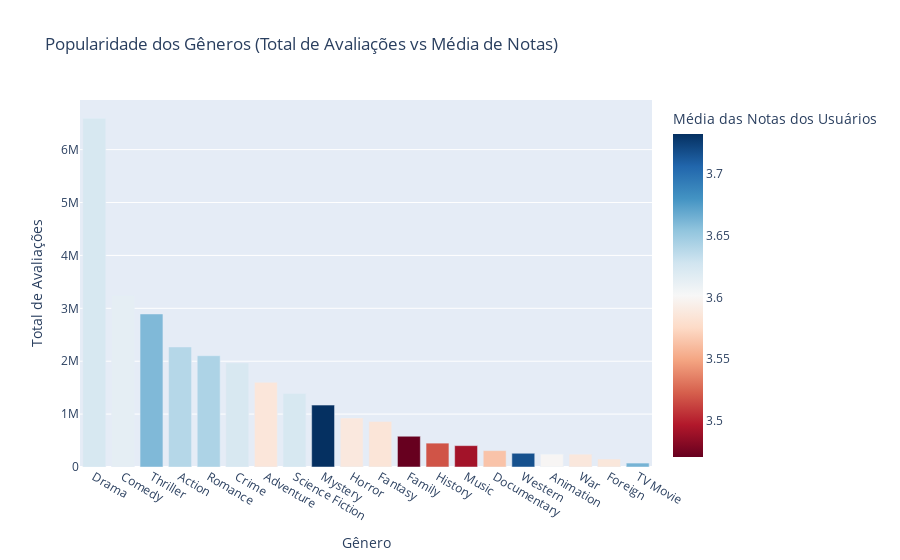

Notebook code cell kept with this figure:
### Code cell
generate_genre_popularity_chart()

### Figure 1 — Plotly figure (JSON) as saved in the notebook; plotly's stock layout.template omitted (floating-point values rounded to 4 significant figures)
{"data": [{"customdata": [[258913], [243237], [240576], [232586], [226818], [218468], [215195], [208435], [203856], [175599], [172528], [152733], [142792], [127997], [114168], [112959], [94973], [97020], [62983], [46746]], "hovertemplate": "Gênero=%{x}<br>Total de Avaliações=%{y}<br>user_count=%{customdata[0]}<br>Média das Notas dos Usuários=%{marker.color}<extra></extra>", "legendgroup": "", "marker": {"color": [3.624, 3.614, 3.66, 3.639, 3.642, 3.623, 3.586, 3.623, 3.732, 3.588, 3.584, 3.471, 3.519, 3.492, 3.564, 3.716, 3.6, 3.587, 3.586, 3.663], "coloraxis": "coloraxis", "pattern": {"shape": ""}}, "name": "", "orientation": "v", "showlegend": false, "textposition": "auto", "type": "bar", "x": ["Drama", "Comedy", "Thriller", "Action", "Romance", "Crime", "Adventure", "Science Fiction", "Mystery", "Horror", "Fantasy", "Family", "History", "Music", "Documentary", "Western", "Animation", "War", "Foreign", "TV Movie"], "xaxis": "x", "y": [6591197, 3246790, 2893147, 2269380, 2103902, 1967989, 1601072, 1388482, 1170306, 925560, 860871, 581271, 451187, 403901, 309558, 259836, 243619, 242783, 151722, 74260], "yaxis": "y"}], "layout": {"barmode": "relative", "coloraxis": {"colorbar": {"title": {"text": "Média das Notas dos Usuários"}}, "colorscale": [[0, "rgb(103,0,31)"], [0.1, "rgb(178,24,43)"], [0.2, "rgb(214,96,77)"], [0.3, "rgb(244,165,130)"], [0.4, "rgb(253,219,199)"], [0.5, "rgb(247,247,247)"], [0.6, "rgb(209,229,240)"], [0.7, "rgb(146,197,222)"], [0.8, "rgb(67,147,195)"], [0.9, "rgb(33,102,172)"], [1, "rgb(5,48,97)"]]}, "legend": {"tracegroupgap": 0}, "title": {"text": "Popularidade dos Gêneros (Total de Avaliações vs Média de Notas)"}, "xaxis": {"anchor": "y", "domain": [0, 1], "title": {"text": "Gênero"}}, "yaxis": {"anchor": "x", "domain": [0, 1], "title": {"text": "Total de Avaliações"}}}}
